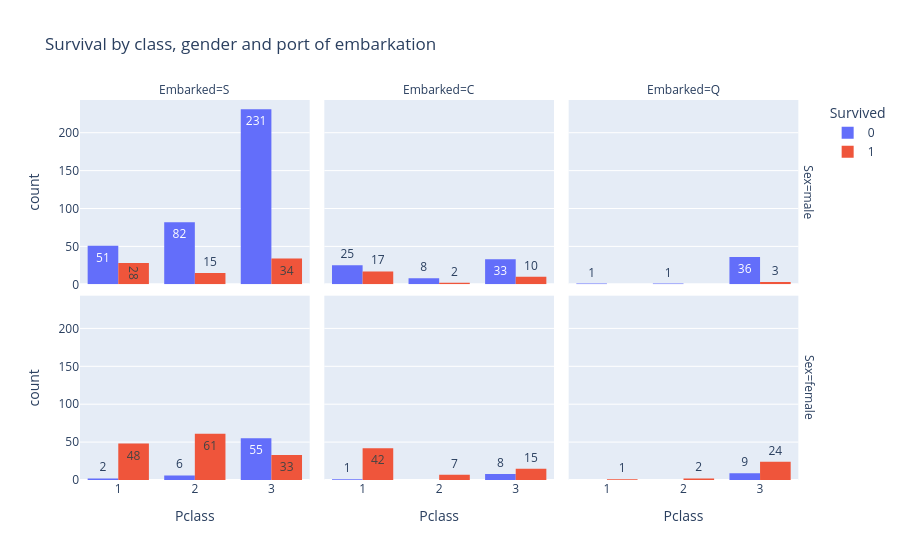

The cell this chart's notebook holds for it:
### Markdown cell above
Более того, мы можем добавить еще один категориальный признак, порт посадки пассажира (Embarked).

### Code cell
# используем одновременно параметры facet_col и facet_row
px.histogram(titanic,
             x = 'Pclass',
             color = 'Survived',
             facet_col = 'Embarked',
             facet_row = 'Sex',
             barmode = 'group',
             text_auto = True,
             title = 'Survival by class, gender and port of embarkation')

### Figure 1 — Plotly figure (JSON) as saved in the notebook; plotly's stock layout.template omitted (floating-point values rounded to 4 significant figures; data arrays with more than 128 entries replaced by an {"elided": "..."} marker saying what was removed)
{"data": [{"alignmentgroup": "True", "bingroup": "x", "hovertemplate": "Survived=0<br>Sex=male<br>Embarked=S<br>Pclass=%{x}<br>count=%{y}<extra></extra>", "legendgroup": "0", "marker": {"color": "#636efa", "pattern": {"shape": ""}}, "name": "0", "offsetgroup": "0", "orientation": "v", "showlegend": true, "texttemplate": "%{value}", "type": "histogram", "x": {"elided": "364 int values"}, "xaxis": "x4", "yaxis": "y4"}, {"alignmentgroup": "True", "bingroup": "x", "hovertemplate": "Survived=0<br>Sex=male<br>Embarked=C<br>Pclass=%{x}<br>count=%{y}<extra></extra>", "legendgroup": "0", "marker": {"color": "#636efa", "pattern": {"shape": ""}}, "name": "0", "offsetgroup": "0", "orientation": "v", "showlegend": false, "texttemplate": "%{value}", "type": "histogram", "x": [3, 1, 1, 3, 3, 1, 3, 3, 1, 3, 1, 1, 2, 3, 2, 1, 1, 1, 2, 3, 3, 1, 3, 2, 1, 3, 2, 3, 3, 2, 1, 1, 3, 3, 1, 1, 1, 3, 1, 3, 3, 3, 3, 1, 1, 3, 1, 3, 3, 3, 1, 3, 2, 3, 1, 3, 1, 3, 1, 1, 3, 2, 3, 3, 3, 3], "xaxis": "x5", "yaxis": "y5"}, {"alignmentgroup": "True", "bingroup": "x", "hovertemplate": "Survived=0<br>Sex=male<br>Embarked=Q<br>Pclass=%{x}<br>count=%{y}<extra></extra>", "legendgroup": "0", "marker": {"color": "#636efa", "pattern": {"shape": ""}}, "name": "0", "offsetgroup": "0", "orientation": "v", "showlegend": false, "texttemplate": "%{value}", "type": "histogram", "x": [3, 3, 3, 3, 3, 3, 3, 3, 3, 3, 1, 3, 3, 3, 3, 3, 3, 3, 3, 3, 3, 3, 3, 3, 3, 3, 2, 3, 3, 3, 3, 3, 3, 3, 3, 3, 3, 3], "xaxis": "x6", "yaxis": "y6"}, {"alignmentgroup": "True", "bingroup": "x", "hovertemplate": "Survived=0<br>Sex=female<br>Embarked=S<br>Pclass=%{x}<br>count=%{y}<extra></extra>", "legendgroup": "0", "marker": {"color": "#636efa", "pattern": {"shape": ""}}, "name": "0", "offsetgroup": "0", "orientation": "v", "showlegend": false, "texttemplate": "%{value}", "type": "histogram", "x": [3, 3, 3, 3, 3, 2, 3, 3, 3, 3, 3, 3, 3, 3, 3, 2, 3, 3, 3, 3, 3, 3, 3, 3, 1, 2, 2, 3, 3, 3, 3, 3, 3, 3, 3, 3, 3, 3, 1, 3, 3, 3, 3, 3, 3, 3, 3, 3, 3, 3, 3, 3, 3, 2, 3, 3, 3, 3, 3, 2, 3, 3, 3], "xaxis": "x", "yaxis": "y"}, {"alignmentgroup": "True", "bingroup": "x", "hovertemplate": "Survived=0<br>Sex=female<br>Embarked=C<br>Pclass=%{x}<br>count=%{y}<extra></extra>", "legendgroup": "0", "marker": {"color": "#636efa", "pattern": {"shape": ""}}, "name": "0", "offsetgroup": "0", "orientation": "v", "showlegend": false, "texttemplate": "%{value}", "type": "histogram", "x": [3, 3, 3, 1, 3, 3, 3, 3, 3], "xaxis": "x2", "yaxis": "y2"}, {"alignmentgroup": "True", "bingroup": "x", "hovertemplate": "Survived=0<br>Sex=female<br>Embarked=Q<br>Pclass=%{x}<br>count=%{y}<extra></extra>", "legendgroup": "0", "marker": {"color": "#636efa", "pattern": {"shape": ""}}, "name": "0", "offsetgroup": "0", "orientation": "v", "showlegend": false, "texttemplate": "%{value}", "type": "histogram", "x": [3, 3, 3, 3, 3, 3, 3, 3, 3], "xaxis": "x3", "yaxis": "y3"}, {"alignmentgroup": "True", "bingroup": "x", "hovertemplate": "Survived=1<br>Sex=male<br>Embarked=S<br>Pclass=%{x}<br>count=%{y}<extra></extra>", "legendgroup": "1", "marker": {"color": "#EF553B", "pattern": {"shape": ""}}, "name": "1", "offsetgroup": "1", "orientation": "v", "showlegend": true, "texttemplate": "%{value}", "type": "histogram", "x": [2, 2, 1, 1, 3, 2, 3, 3, 3, 3, 3, 2, 1, 2, 3, 3, 1, 2, 1, 3, 3, 3, 3, 3, 2, 1, 1, 3, 2, 3, 1, 3, 3, 2, 3, 3, 1, 3, 1, 1, 1, 1, 3, 1, 3, 1, 2, 2, 3, 2, 1, 3, 1, 1, 1, 3, 1, 3, 2, 1, 3, 1, 1, 1, 1, 1, 3, 3, 2, 3, 1, 3, 3, 2, 3, 1, 3], "xaxis": "x4", "yaxis": "y4"}, {"alignmentgroup": "True", "bingroup": "x", "hovertemplate": "Survived=1<br>Sex=male<br>Embarked=C<br>Pclass=%{x}<br>count=%{y}<extra></extra>", "legendgroup": "1", "marker": {"color": "#EF553B", "pattern": {"shape": ""}}, "name": "1", "offsetgroup": "1", "orientation": "v", "showlegend": false, "texttemplate": "%{value}", "type": "histogram", "x": [3, 3, 1, 3, 3, 1, 1, 1, 3, 1, 2, 1, 3, 1, 1, 1, 3, 1, 1, 1, 1, 1, 3, 1, 3, 3, 2, 1, 1], "xaxis": "x5", "yaxis": "y5"}, {"alignmentgroup": "True", "bingroup": "x", "hovertemplate": "Survived=1<br>Sex=male<br>Embarked=Q<br>Pclass=%{x}<br>count=%{y}<extra></extra>", "legendgroup": "1", "marker": {"color": "#EF553B", "pattern": {"shape": ""}}, "name": "1", "offsetgroup": "1", "orientation": "v", "showlegend": false, "texttemplate": "%{value}", "type": "histogram", "x": [3, 3, 3], "xaxis": "x6", "yaxis": "y6"}, {"alignmentgroup": "True", "bingroup": "x", "hovertemplate": "Survived=1<br>Sex=female<br>Embarked=S<br>Pclass=%{x}<br>count=%{y}<extra></extra>", "legendgroup": "1", "marker": {"color": "#EF553B", "pattern": {"shape": ""}}, "name": "1", "offsetgroup": "1", "orientation": "v", "showlegend": false, "texttemplate": "%{value}", "type": "histogram", "x": {"elided": "142 int values"}, "xaxis": "x", "yaxis": "y"}, {"alignmentgroup": "True", "bingroup": "x", "hovertemplate": "Survived=1<br>Sex=female<br>Embarked=C<br>Pclass=%{x}<br>count=%{y}<extra></extra>", "legendgroup": "1", "marker": {"color": "#EF553B", "pattern": {"shape": ""}}, "name": "1", "offsetgroup": "1", "orientation": "v", "showlegend": false, "texttemplate": "%{value}", "type": "histogram", "x": [1, 2, 3, 1, 3, 2, 1, 3, 1, 1, 1, 1, 3, 1, 1, 1, 1, 1, 1, 1, 1, 1, 1, 1, 1, 1, 1, 3, 1, 1, 1, 3, 2, 1, 3, 3, 2, 1, 1, 1, 3, 1, 1, 1, 1, 1, 2, 1, 3, 3, 1, 1, 1, 1, 3, 3, 1, 1, 1, 3, 2, 2, 3, 1], "xaxis": "x2", "yaxis": "y2"}, {"alignmentgroup": "True", "bingroup": "x", "hovertemplate": "Survived=1<br>Sex=female<br>Embarked=Q<br>Pclass=%{x}<br>count=%{y}<extra></extra>", "legendgroup": "1", "marker": {"color": "#EF553B", "pattern": {"shape": ""}}, "name": "1", "offsetgroup": "1", "orientation": "v", "showlegend": false, "texttemplate": "%{value}", "type": "histogram", "x": [3, 3, 3, 3, 3, 3, 3, 3, 3, 3, 3, 3, 3, 3, 3, 2, 2, 3, 3, 3, 3, 1, 3, 3, 3, 3, 3], "xaxis": "x3", "yaxis": "y3"}], "layout": {"annotations": [{"font": {}, "showarrow": false, "text": "Embarked=S", "x": 0.1567, "xanchor": "center", "xref": "paper", "y": 1, "yanchor": "bottom", "yref": "paper"}, {"font": {}, "showarrow": false, "text": "Embarked=C", "x": 0.49, "xanchor": "center", "xref": "paper", "y": 1, "yanchor": "bottom", "yref": "paper"}, {"font": {}, "showarrow": false, "text": "Embarked=Q", "x": 0.8233, "xanchor": "center", "xref": "paper", "y": 1, "yanchor": "bottom", "yref": "paper"}, {"font": {}, "showarrow": false, "text": "Sex=female", "textangle": 90, "x": 0.98, "xanchor": "left", "xref": "paper", "y": 0.2425, "yanchor": "middle", "yref": "paper"}, {"font": {}, "showarrow": false, "text": "Sex=male", "textangle": 90, "x": 0.98, "xanchor": "left", "xref": "paper", "y": 0.7575, "yanchor": "middle", "yref": "paper"}], "barmode": "group", "legend": {"title": {"text": "Survived"}, "tracegroupgap": 0}, "title": {"text": "Survival by class, gender and port of embarkation"}, "xaxis": {"anchor": "y", "domain": [0, 0.3133], "title": {"text": "Pclass"}}, "xaxis2": {"anchor": "y2", "domain": [0.3333, 0.6467], "matches": "x", "title": {"text": "Pclass"}}, "xaxis3": {"anchor": "y3", "domain": [0.6667, 0.98], "matches": "x", "title": {"text": "Pclass"}}, "xaxis4": {"anchor": "y4", "domain": [0, 0.3133], "matches": "x", "showticklabels": false}, "xaxis5": {"anchor": "y5", "domain": [0.3333, 0.6467], "matches": "x", "showticklabels": false}, "xaxis6": {"anchor": "y6", "domain": [0.6667, 0.98], "matches": "x", "showticklabels": false}, "yaxis": {"anchor": "x", "domain": [0, 0.485], "title": {"text": "count"}}, "yaxis2": {"anchor": "x2", "domain": [0, 0.485], "matches": "y", "showticklabels": false}, "yaxis3": {"anchor": "x3", "domain": [0, 0.485], "matches": "y", "showticklabels": false}, "yaxis4": {"anchor": "x4", "domain": [0.515, 1], "matches": "y", "title": {"text": "count"}}, "yaxis5": {"anchor": "x5", "domain": [0.515, 1], "matches": "y", "showticklabels": false}, "yaxis6": {"anchor": "x6", "domain": [0.515, 1], "matches": "y", "showticklabels": false}}}
